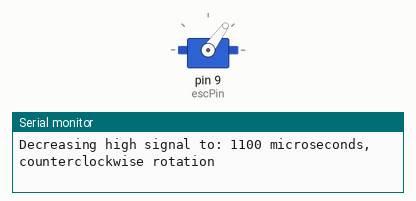
Bench run of a sketch on a simulated Arduino Uno, built with avr-gcc and run on an emulated ATmega328P. Shown: servo, the last lines printed to the serial monitor.

Above: at 5.05 s.
At 24.95 s:
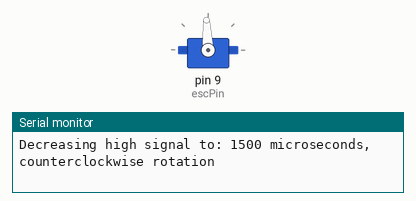
Timing chart, 0 to 31.0 s (numbered marks = the images above):
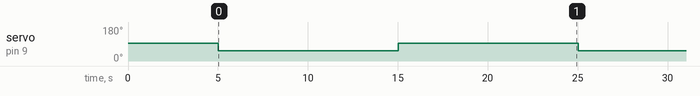

Measured:
- by itself, servo on pin 9 (escPin): alternates 93° for 10.0 s and 54° for 10.0 s

The sketch:

arduino_end.ino
```cpp
/*
For my bidirectional esc, I found that:
PWM from 1500 to 2000 is counterclockwise rotation
PWM from 1000 to 1500 is clockwise rotation
PWM 1500 is no rotation neutral state
delay 5 second in the setup() to enable the esc
*/
#include <Servo.h>

Servo esc; // Create a servo object to control the ESC
int escPin = 9; // ESC control pin

void setup() {
  esc.attach(escPin); // Attaches the ESC on pin 9 to the servo object
  Serial.begin(9600); // Start serial communication at 9600 baud rate

  // Send initial signal to arm the ESC
  esc.writeMicroseconds(1500); // Neutral position for arming, usually 1500 microseconds
  delay(5000); // Wait a bit after sending the arm signal
}

void loop() {
  int pulseWidth = 1100;
  Serial.print("Decreasing high signal to: ");
  Serial.print(pulseWidth);
  Serial.println(" microseconds, counterclockwise rotation");
  esc.writeMicroseconds(pulseWidth); // Set the pulse width
  delay(10000); // Short delay for gradual decrease

  pulseWidth = 1500;
  Serial.print("Decreasing high signal to: ");
  Serial.print(pulseWidth);
  Serial.println(" microseconds, counterclockwise rotation");
  esc.writeMicroseconds(pulseWidth); // Set the pulse width
  delay(10000); // Short delay for gradual decrease
}
```
